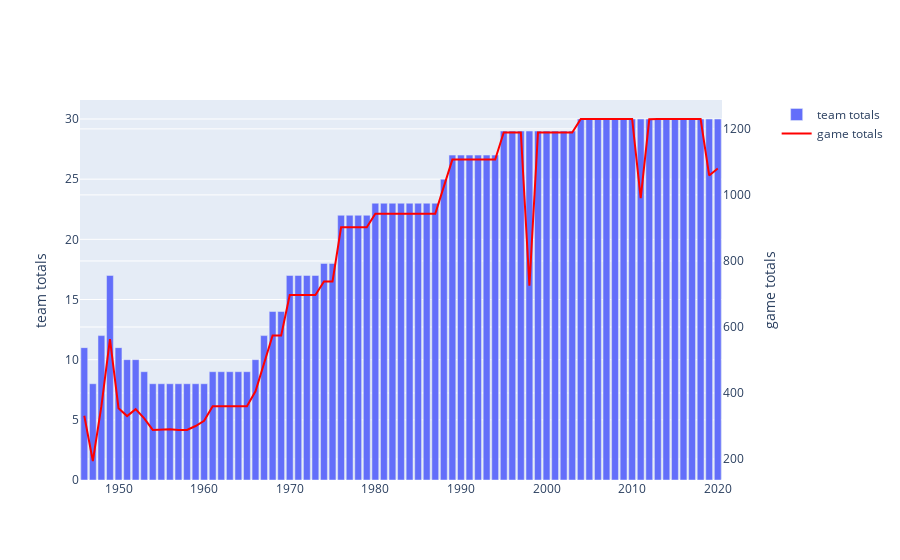

This figure's notebook cell:
### Code cell
### ️From 1949 to 2020, how did the total number of participated team count changes 
### and how did the total game count changes along with it overall?
query = """ select id , nickname, min(YEARFOUNDED) as yearfound from team_history
            group by id
            order by yearfound """
query =""" select season_id-20000 as season,count(distinct TEAM_NAME_HOME) as count_team,count(distinct GAME_ID) as count_game
            from game
            group by season
            order by season """

participated_team = pd.read_sql(query,connection)
print(participated_team)

fig = make_subplots(specs=[[{"secondary_y": True}]])
total_count_team = px.bar(participated_team, x='season',y='count_team')
total_count_game = px.line(participated_team, x='season',y='count_game')
total_count_team.update_traces(name="team totals", showlegend =True)
total_count_game.update_traces(name='game totals', showlegend =True,line_color='red')
fig.add_trace(total_count_team.data[0], secondary_y=False)
fig.add_trace(total_count_game.data[0], secondary_y=True)
fig.update_yaxes(title_text='team totals',secondary_y=False)
fig.update_yaxes(title_text='game totals',secondary_y=True)

### Figure 1 — Plotly figure (JSON) as saved in the notebook; plotly's stock layout.template omitted (floating-point values rounded to 4 significant figures)
{"data": [{"alignmentgroup": "True", "hovertemplate": "season=%{x}<br>count_team=%{y}<extra></extra>", "legendgroup": "", "marker": {"color": "#636efa", "pattern": {"shape": ""}}, "name": "team totals", "offsetgroup": "", "orientation": "v", "showlegend": true, "textposition": "auto", "type": "bar", "x": [1946, 1947, 1948, 1949, 1950, 1951, 1952, 1953, 1954, 1955, 1956, 1957, 1958, 1959, 1960, 1961, 1962, 1963, 1964, 1965, 1966, 1967, 1968, 1969, 1970, 1971, 1972, 1973, 1974, 1975, 1976, 1977, 1978, 1979, 1980, 1981, 1982, 1983, 1984, 1985, 1986, 1987, 1988, 1989, 1990, 1991, 1992, 1993, 1994, 1995, 1996, 1997, 1998, 1999, 2000, 2001, 2002, 2003, 2004, 2005, 2006, 2007, 2008, 2009, 2010, 2011, 2012, 2013, 2014, 2015, 2016, 2017, 2018, 2019, 2020], "xaxis": "x", "y": [11, 8, 12, 17, 11, 10, 10, 9, 8, 8, 8, 8, 8, 8, 8, 9, 9, 9, 9, 9, 10, 12, 14, 14, 17, 17, 17, 17, 18, 18, 22, 22, 22, 22, 23, 23, 23, 23, 23, 23, 23, 23, 25, 27, 27, 27, 27, 27, 27, 29, 29, 29, 29, 29, 29, 29, 29, 29, 30, 30, 30, 30, 30, 30, 30, 30, 30, 30, 30, 30, 30, 30, 30, 30, 30], "yaxis": "y"}, {"hovertemplate": "season=%{x}<br>count_game=%{y}<extra></extra>", "legendgroup": "", "line": {"color": "red", "dash": "solid"}, "marker": {"symbol": "circle"}, "mode": "lines", "name": "game totals", "orientation": "v", "showlegend": true, "type": "scatter", "x": [1946, 1947, 1948, 1949, 1950, 1951, 1952, 1953, 1954, 1955, 1956, 1957, 1958, 1959, 1960, 1961, 1962, 1963, 1964, 1965, 1966, 1967, 1968, 1969, 1970, 1971, 1972, 1973, 1974, 1975, 1976, 1977, 1978, 1979, 1980, 1981, 1982, 1983, 1984, 1985, 1986, 1987, 1988, 1989, 1990, 1991, 1992, 1993, 1994, 1995, 1996, 1997, 1998, 1999, 2000, 2001, 2002, 2003, 2004, 2005, 2006, 2007, 2008, 2009, 2010, 2011, 2012, 2013, 2014, 2015, 2016, 2017, 2018, 2019, 2020], "xaxis": "x", "y": [331, 194, 360, 563, 354, 330, 351, 323, 288, 290, 290, 288, 288, 300, 316, 360, 360, 360, 360, 360, 405, 492, 574, 574, 697, 697, 697, 697, 738, 738, 902, 902, 902, 902, 943, 943, 943, 943, 943, 943, 943, 943, 1025, 1107, 1107, 1107, 1107, 1107, 1107, 1189, 1189, 1189, 725, 1189, 1189, 1189, 1189, 1189, 1230, 1230, 1230, 1230, 1230, 1230, 1230, 990, 1229, 1230, 1230, 1230, 1230, 1230, 1230, 1059, 1080], "yaxis": "y2"}], "layout": {"xaxis": {"anchor": "y", "domain": [0, 0.94]}, "yaxis": {"anchor": "x", "domain": [0, 1], "title": {"text": "team totals"}}, "yaxis2": {"anchor": "x", "overlaying": "y", "side": "right", "title": {"text": "game totals"}}}}
